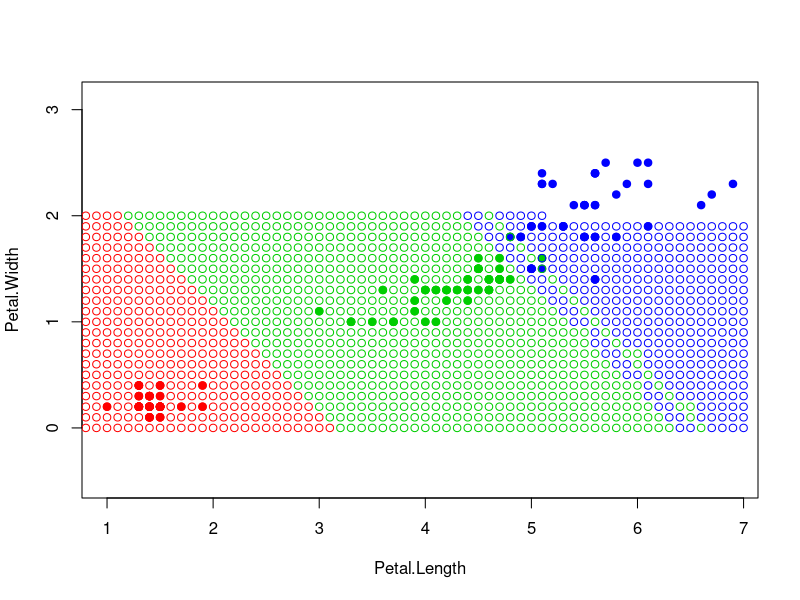

Here is the R script that generated this plot: (Note: a time limit stopped this script after it produced the figure.)
X<-sample(c(1:150),replace=TRUE) #sample случайным образом переупорядочивает элементы, переданные в качестве первого аргумента
xl <- iris[X, 3:5]                  #replace=TRUE гарантирует, что элемент не будет дважды

#xl выборка по 15 случайным числам (от 1 до 150)

colors <- c("setosa" = "red", "versicolor" = "green3", "virginica" = "blue") #цвета выборки

plot(xl[, 1:2], pch = 21, bg = colors[xl$Species], col= colors[xl$Species], asp = 1) #рисую выборку из 150 объектов

euclideanDistance <- function(u, v) #функция расстояния
{ 
  sqrt(sum(u - v)^2) 
}

nn <- function(z, xl)
{
  #print(xl) вывести выборку
  #определяю размерность выборки
  l <- nrow(xl)
  n <- ncol(xl)-1
  
  distances <- c() #вектор расстояний
  for (i in 1:l)
  {
    distances <- c(distances, euclideanDistance(xl[i, 1:n], z))
  }
  #print(distances) вывод расстояний
  #order(distances) упорядочивание расстояний
  xl[order(distances)[1], n+1]
}
#для всех точек определим класс и закрасим
for (ytemp in seq(0, 3, by=0.1)){
  for (xtemp in seq(0, 7, by=0.1)){
    z <- c(xtemp,ytemp) #ввод z
    class <- nn(z, xl) #берём класс из функции nn
    #print(nn(z,xl)) чтобы выводить словами класс
    points(z[1], z[2], pch = 21, col = colors[class], asp = 1) #закрашивание точек
  }
}
